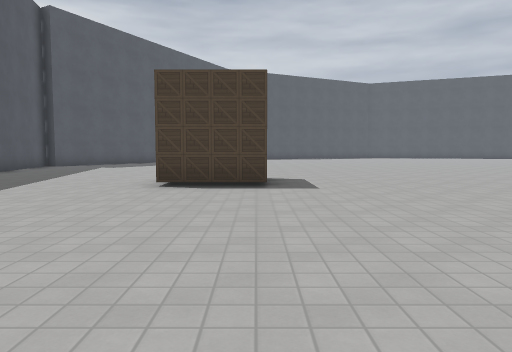
[1] (above)

24 first-person views from a walk through a level from a Godot 3-D game. The camera is 1.3 m above the floor, tilts 4° down and sees 70° across. The floor is counted in squares, 2 m on a side. Each view is taken from the middle of a square. On the plan, view 1 faces up. The plan holds only what a view shows up to about 11 squares ahead; the rest is blank. The place goes on beyond the plan. Characters and animated objects are left out. Surface patterns are stand-ins for the level's own textures.

[2]
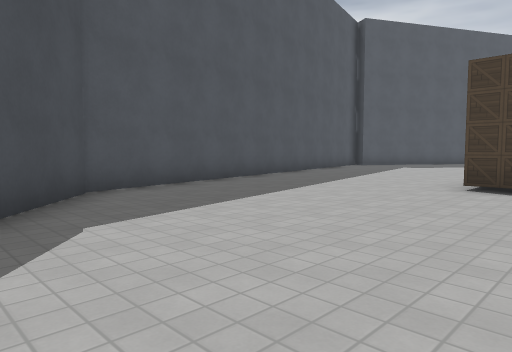

[3]
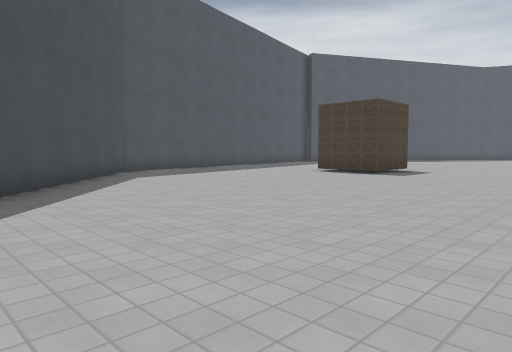

[4]
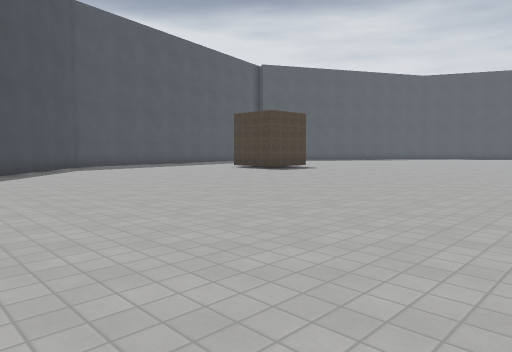

[5]
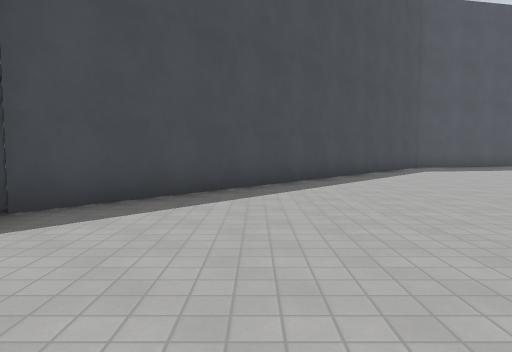

[6]
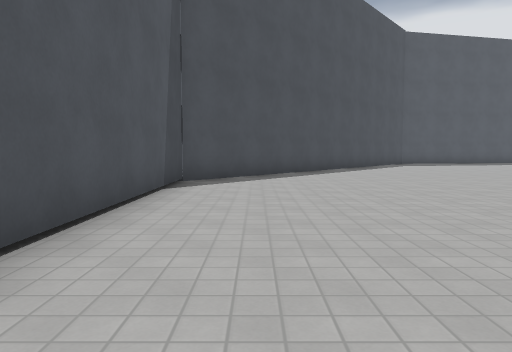

[7]
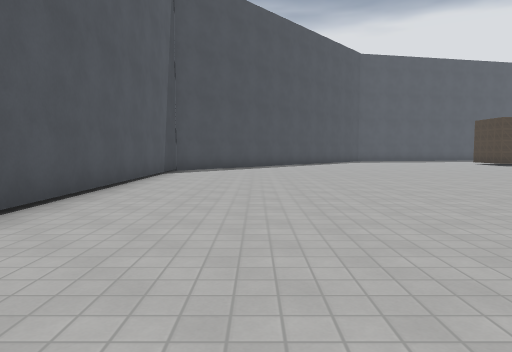

[8]
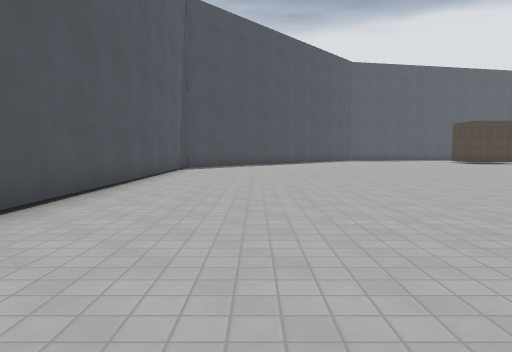

[9]
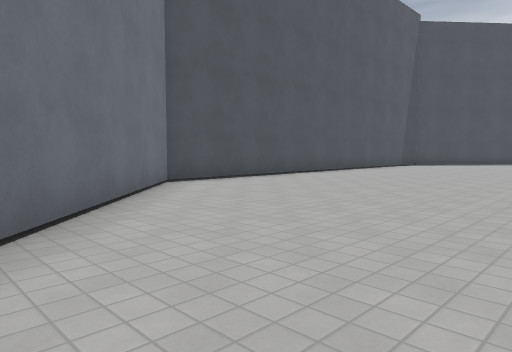

[10]
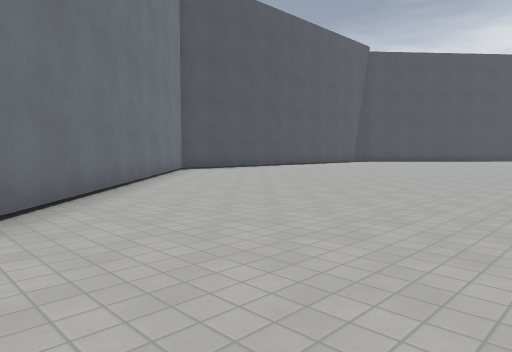

[11]
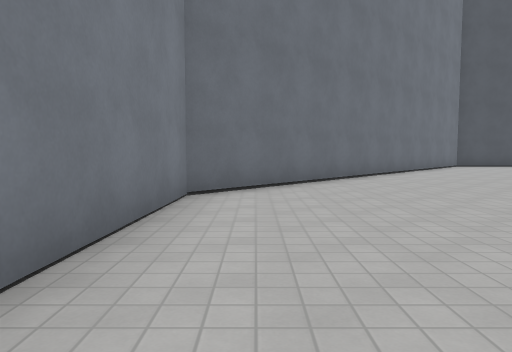

[12]
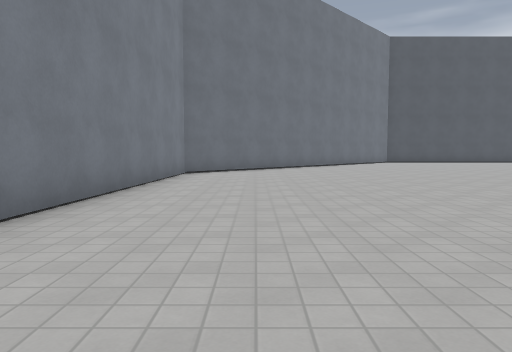

[13]
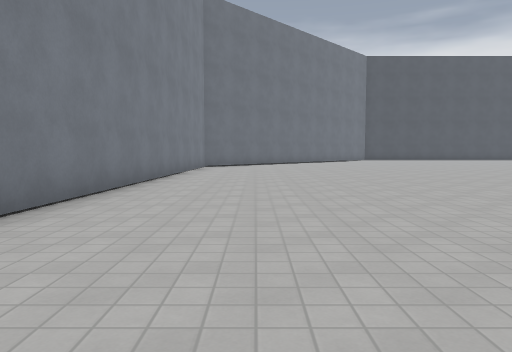

[14]
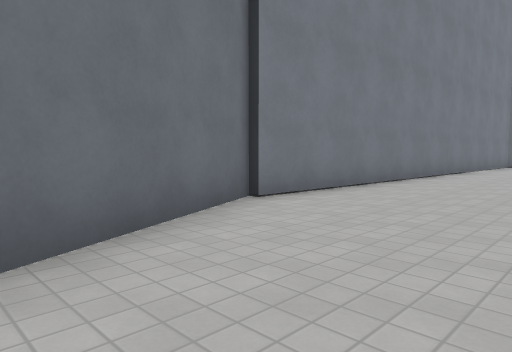

[15]
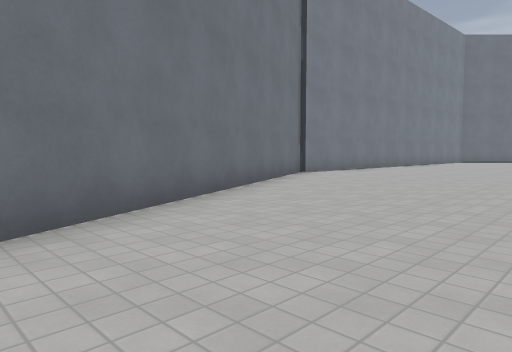

[16]
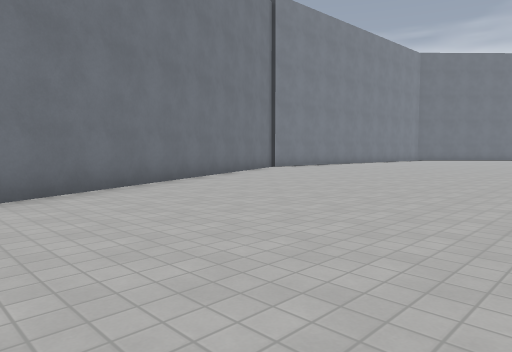

[17]
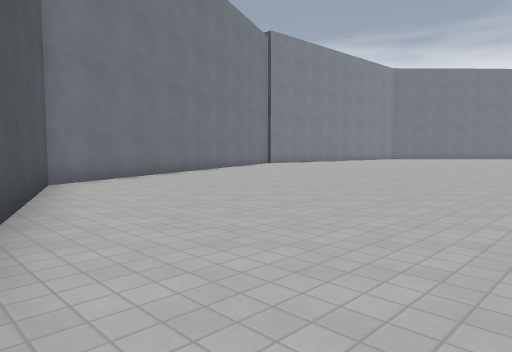

[18]
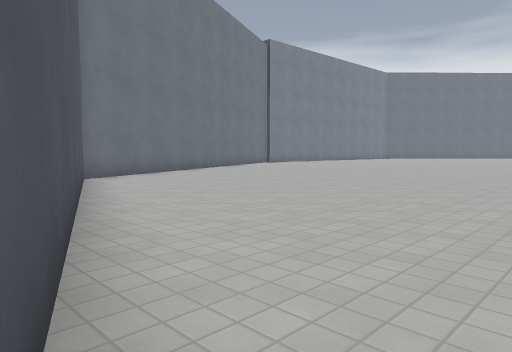

[19]
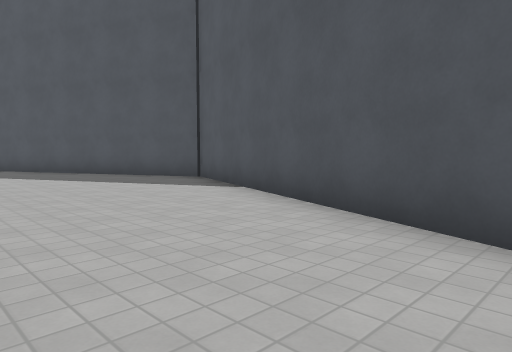

[20]
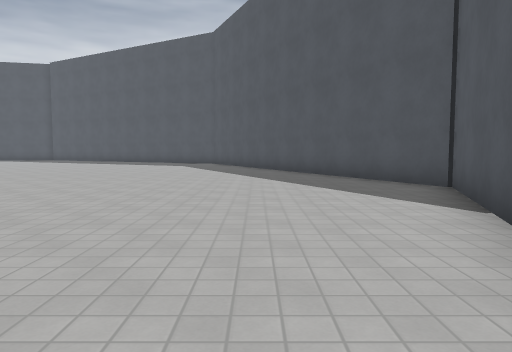

[21]
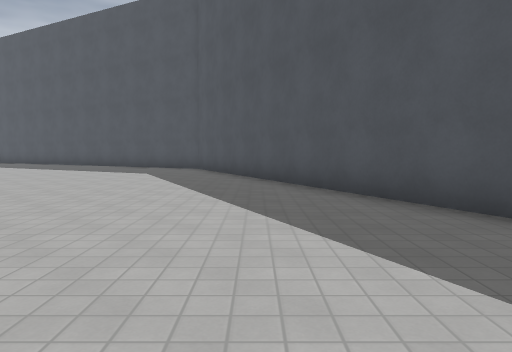

[22]
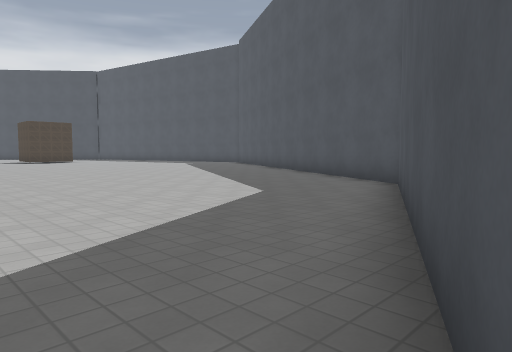

[23]
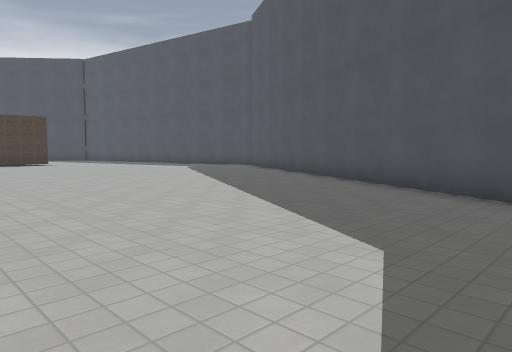

[24]
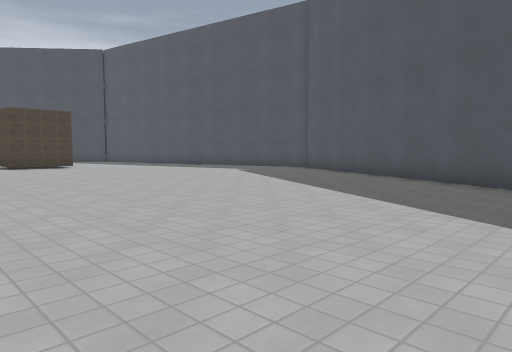

### Floor plan
Points are (right, up) in squares from view 1. A wall is a line through its corners. A room is listed if a view was taken in it or the views show most of it. See-through windows are left out.
Room 1 (views 1, 2, 3, 4, 5, 6, 7, 8, 9, 10, 11, 12, 13, 14, 15, 16, 17, 18, 19, 20, 21, 22, 23, 24)
walls: (26.8, 15.3) (21.5, 26.9) (9.6, 31.4) (-1.9, 25.9) (-6.7, 17.1); (-7.2, 8.4) (-5.9, 2.2) (4.3, -6.6) (17, -6.6) (26, 2.8) (26.6, 15.4)
objects: box (-1, 7) to (0, 8)

Where each view was taken, in squares from view 1:
view 1: 0 up, 0 right, facing up
view 2: 0 up, 0 right, facing up-left
view 3: 3 down, 5 right, facing up-left
view 4: 3 down, 9 right, facing up-left
view 5: 4 down, 8 right, facing left
view 6: 5 down, 12 right, facing left
view 7: 4 down, 16 right, facing left
view 8: 4 down, 18 right, facing left
view 9: 0 up, 21 right, facing down-left
view 10: 4 up, 24 right, facing down-left
view 11: 8 up, 25 right, facing down
view 12: 13 up, 24 right, facing down
view 13: 17 up, 24 right, facing down
view 14: 19 up, 23 right, facing down-right
view 15: 24 up, 20 right, facing down-right
view 16: 26 up, 17 right, facing down-right
view 17: 29 up, 14 right, facing down-right
view 18: 30 up, 13 right, facing down-right
view 19: 26 up, 17 right, facing up-left
view 20: 28 up, 16 right, facing left
view 21: 28 up, 11 right, facing left
view 22: 29 up, 5 right, facing down-left
view 23: 26 up, 3 right, facing down-left
view 24: 23 up, 3 right, facing down-left
